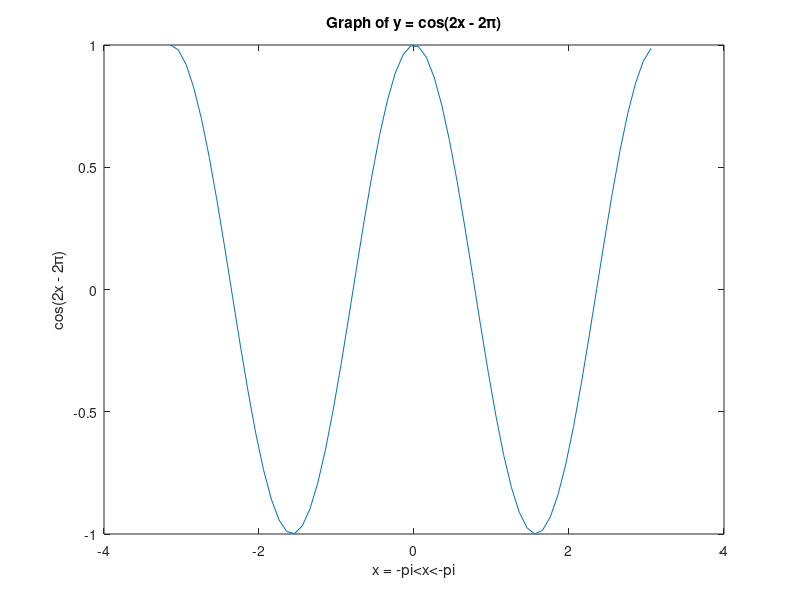

The MATLAB source for this figure:
%Author: Emmanuel Akinrintoyo
%Date: 19/03/2018
%This plots the graph of y = cos(2x - 2\pi). 
%The values of x are in increments of 0.1 
x = -pi:0.1:pi
y = cos(2*x - 2*pi)
%the plot function is used to plot the graph
plot(x,y)
%xlabel and ylabel functions are used to label the x and y axis
xlabel('x = -pi<x<-pi')
ylabel('cos(2x - 2\pi)')
%the title function is used to display the title of the graph
title('Graph of y = cos(2x - 2\pi)')